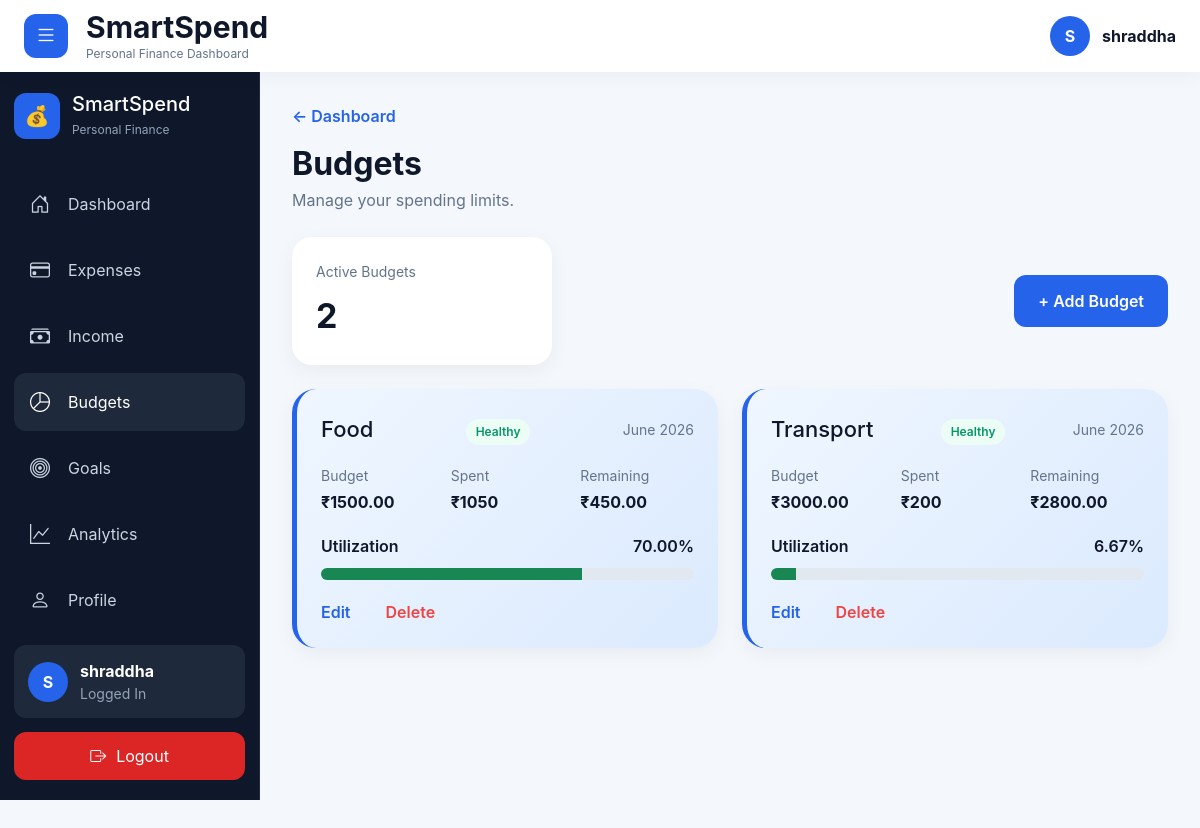
Page /budgets/ (signed in) on the committed database.
### apps/accounts/models.py (models this page shows, shortened)
class User(AbstractUser):
    email = models.EmailField(unique=True)
    phone_number = models.CharField(max_length=15, blank=True)
    USERNAME_FIELD = "email"
    REQUIRED_FIELDS = ["username"]

### apps/budgets/models.py (models this page shows, shortened)
class Budget(models.Model):
    user = models.ForeignKey(
        settings.AUTH_USER_MODEL,
        on_delete=models.CASCADE,
        related_name="budgets"
    )
    category = models.ForeignKey(
        Category,
        on_delete=models.CASCADE
    )
    budget_month = models.DateField(
        help_text="Select any date within the budget month"
    )
    amount = models.DecimalField(
        max_digits=10,
        decimal_places=2
    )
    created_at = models.DateTimeField(
        auto_now_add=True
    )
    class Meta:
        ordering = ["-budget_month"]
        unique_together = (
            "user",
            "category",
            "budget_month",
        )
    @property
    def spent_amount(self):
        from apps.expenses.models import Expense
        total = Expense.objects.filter(
            user=self.user,
            category=self.category,
            expense_date__month=self.budget_month.month,
            expense_date__year=self.budget_month.year,
        ).aggregate(
            total=Sum("amount")
        )["total"]
        return total or 0
    @property
    def remaining_amount(self):
        return self.amount - self.spent_amount
    @property
    def usage_percentage(self):
        if self.amount == 0:
            return 0
        return round(
            (self.spent_amount / self.amount) * 100,
            2
        )

### apps/expenses/models.py (models this page shows)
class Category(models.Model):
    name = models.CharField(
        max_length=100,
        unique=True
    )
    icon = models.CharField(
        max_length=50,
        blank=True
    )
    created_at = models.DateTimeField(
        auto_now_add=True
    )
    class Meta:
        ordering = ["name"]
        verbose_name = "Category"
        verbose_name_plural = "Categories"
    def __str__(self):
        return self.name

### apps/budgets/views.py (the view)
@login_required
def budget_list(request):
    budgets = Budget.objects.filter(
        user=request.user
    )
    return render(
        request,
        "budgets/budget_list.html",
        {"budgets": budgets}
    )

### templates/budgets/budget_list.html (shortened to what this page needs)
{% extends "base.html" %}
{% block content %}
<div class="page-header">
    <a
        href="/dashboard/"
        class="back-link"
    >
        ← Dashboard
    </a>
    <div class="page-title">
        Budgets
    </div>
    <div class="page-subtitle">
        Manage your spending limits.
    </div>
</div>
<div class="expense-topbar">
    <div class="summary-card">
        <div class="summary-label">
            Active Budgets
        </div>
        <div class="summary-value">
            {{ budgets|length }}
        </div>
    </div>
    <a
        href="{% url 'budget_create' %}"
        class="add-btn"
    >
        + Add Budget
    </a>
</div>
{% if budgets %}
<div class="budget-grid">
    {% for budget in budgets %}
    <div class="budget-card">
        <div class="budget-card-header">
            <h3>
                {{ budget.category }}
            </h3>
            <div class="budget-status">
                {% if budget.usage_percentage >= 100 %}
                    Over Budget
                {% elif budget.usage_percentage >= 90 %}
                    Critical
                {% elif budget.usage_percentage >= 75 %}
                    Warning
                {% else %}
                    Healthy
                {% endif %}
            </div>
            <span class="budget-month">
                {{ budget.budget_month|date:"F Y" }}
            </span>
        </div>
        <div class="budget-stats">
            <div>
                <small>Budget</small>
                <strong>
                    ₹{{ budget.amount }}
                </strong>
            </div>
            <div>
                <small>Spent</small>
                <strong>
                    ₹{{ budget.spent_amount }}
                </strong>
            </div>
            <div>
                <small>Remaining</small>
                <strong
                    class="
                    "
                >
                    ₹{{ budget.remaining_amount }}
                </strong>
            </div>
        </div>
        <div class="budget-progress-header">
            <span>
                Utilization
            </span>
            <span>
                {{ budget.usage_percentage }}%
            </span>
        </div>
        <div class="progress">
            <div
                class="
                    progress-bar
                    {% if budget.usage_percentage >= 90 %}
                        bg-danger
                    {% elif budget.usage_percentage >= 75 %}
                        bg-warning
                    {% else %}
                        bg-success
                    {% endif %}
                "
                style="
                    width:
                    {{ budget.usage_percentage }}%;
                "
            ></div>
        </div>
        <div class="budget-actions">
            <a
                href="{% url 'budget_update' budget.id %}"
                class="action-link edit-link"
            >
                Edit
            </a>
            <a
                href="{% url 'budget_delete' budget.id %}"
                class="action-link delete-link"
            >
                Delete
            </a>
        </div>
    </div>
    {% endfor %}
</div>
{% endif %}
{% endblock %}

### templates/base.html (shortened to what this page needs)
{% load static %}
<!DOCTYPE html>
<html lang="en">
<head>
    <link
        href="https://cdn.jsdelivr.net/npm/bootstrap@5.3.3/dist/css/bootstrap.min.css"
        rel="stylesheet"
    >
    <link
        rel="stylesheet"
        href="https://cdn.jsdelivr.net/npm/bootstrap-icons@1.11.3/font/bootstrap-icons.min.css"
    >
    <link
        rel="stylesheet"
        href="{% static 'css/main.css' %}"
    >
</head>
<body>
{% if request.user.is_authenticated %}
<header class="topbar">
    <div class="topbar-left">
        <button
            id="sidebarToggle"
            class="menu-btn"
        >
            <i class="bi bi-list"></i>
        </button>
        <div>
            <h4 class="logo">
                SmartSpend
            </h4>
            <div class="logo-subtitle">
                Personal Finance Dashboard
            </div>
        </div>
    </div>
    <div class="topbar-user">
        <div class="topbar-avatar">
            {{ request.user.username|first|upper }}
        </div>
        <div>
            <strong>
                {{ request.user.username }}
            </strong>
        </div>
    </div>
</header>
{% endif %}
<div class="app-container">
    {% if request.user.is_authenticated %}
    <aside
        id="sidebar"
        class="sidebar"
    >
        <div>
            <div class="brand">
                <div class="brand-logo">
                    💰
                </div>
                <div class="brand-text">
                    <h3>
                        SmartSpend
                    </h3>
                    <span>
                        Personal Finance
                    </span>
                </div>
            </div>
            <nav class="sidebar-nav">
                <a
                    href="/dashboard/"
                    data-tooltip="Dashboard"
                    class="{% if '/dashboard/' in request.path %}active{% endif %}"
                >
                    <i class="bi bi-house-door"></i>
                    <span>
                        Dashboard
                    </span>
                </a>
                <a
                    href="/expenses/"
                    data-tooltip="Expenses"
                    class="{% if '/expenses/' in request.path %}active{% endif %}"
                >
                    <i class="bi bi-credit-card"></i>
                    <span>
                        Expenses
                    </span>
                </a>
                <a
                    href="/income/"
                    data-tooltip="Income"
                    class="{% if '/income/' in request.path %}active{% endif %}"
                >
                    <i class="bi bi-cash-stack"></i>
                    <span>
                        Income
                    </span>
                </a>
                <a
                    href="/budgets/"
                    data-tooltip="Budgets"
                    class="{% if '/budgets/' in request.path %}active{% endif %}"
                >
                    <i class="bi bi-pie-chart"></i>
                    <span>
                        Budgets
                    </span>
                </a>
                <a
                    href="/goals/"
                    data-tooltip="Goals"
                    class="{% if '/goals/' in request.path %}active{% endif %}"
                >
                    <i class="bi bi-bullseye"></i>
                    <span>
                        Goals
                    </span>
                </a>
                <a
                    href="/analytics/"
                    data-tooltip="Analytics"
                    class="{% if '/analytics/' in request.path %}active{% endif %}"
                >
                    <i class="bi bi-graph-up"></i>
                    <span>
                        Analytics
                    </span>
                </a>
                <a
                    href="/profile/"
                    data-tooltip="Profile"
                    class="{% if '/profile/' in request.path %}active{% endif %}"
                >
                    <i class="bi bi-person"></i>
                    <span>
                        Profile
                    </span>
                </a>
            </nav>
        </div>
        <div>
            <div class="user-mini">
                <div class="avatar">
                    {{ request.user.username|first|upper }}
                </div>
                <div class="user-info">
                    <strong>
                        {{ request.user.username }}
                    </strong>
                    <small>
                        Logged In
                    </small>
                </div>
            </div>
            <form
                method="post"
                action="{% url 'logout' %}"
            >
                <button
                    class="logout-btn"
                    type="submit"
                >
                    <i class="bi bi-box-arrow-right"></i>
                    <span>
                        Logout
                    </span>
                </button>
            </form>
        </div>
    </aside>
    {% endif %}
    <main
        id="mainContent"
        class="main-content"
    >
        {% block content %}
        {% endblock %}
    </main>
</div>
</body>
</html>

### rows in the picture
User: user.username|first "S", user.username "shraddha"
Budget: category "Food", shows "Healthy", budget_month "June 2026", amount "1500.00", spent_amount "1050", remaining_amount "450.00", usage_percentage "70.00"
Budget: category "Transport", shows "Healthy", budget_month "June 2026", amount "3000.00", spent_amount "200", remaining_amount "2800.00", usage_percentage "6.67"

### other values in the picture
{{ budgets|length }} "2"
